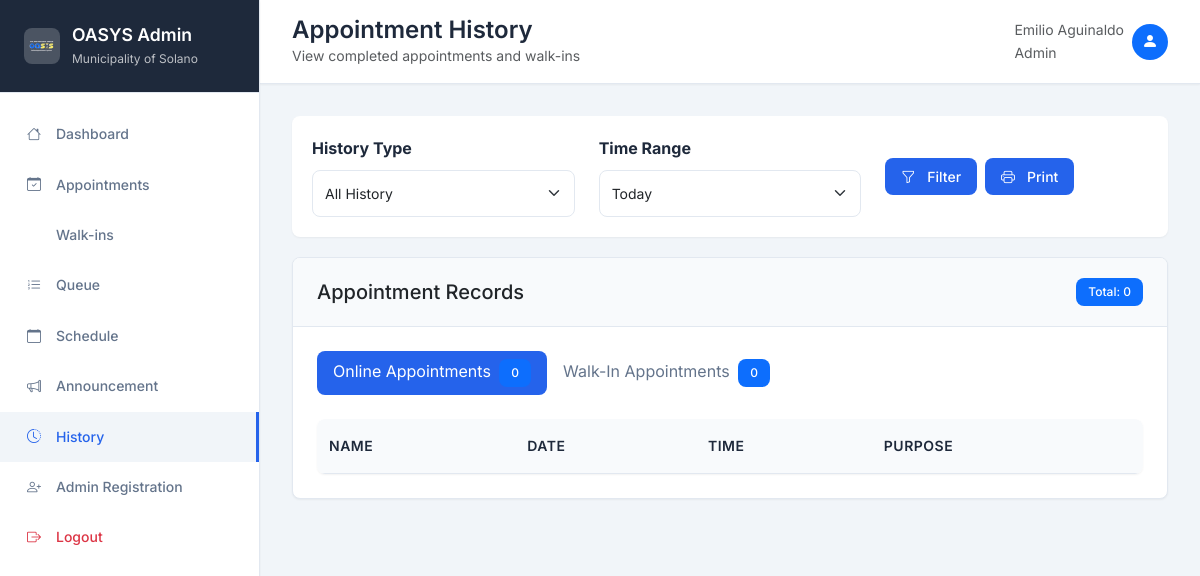
The page /admin/history.php (signed in) on the database as committed earlier.
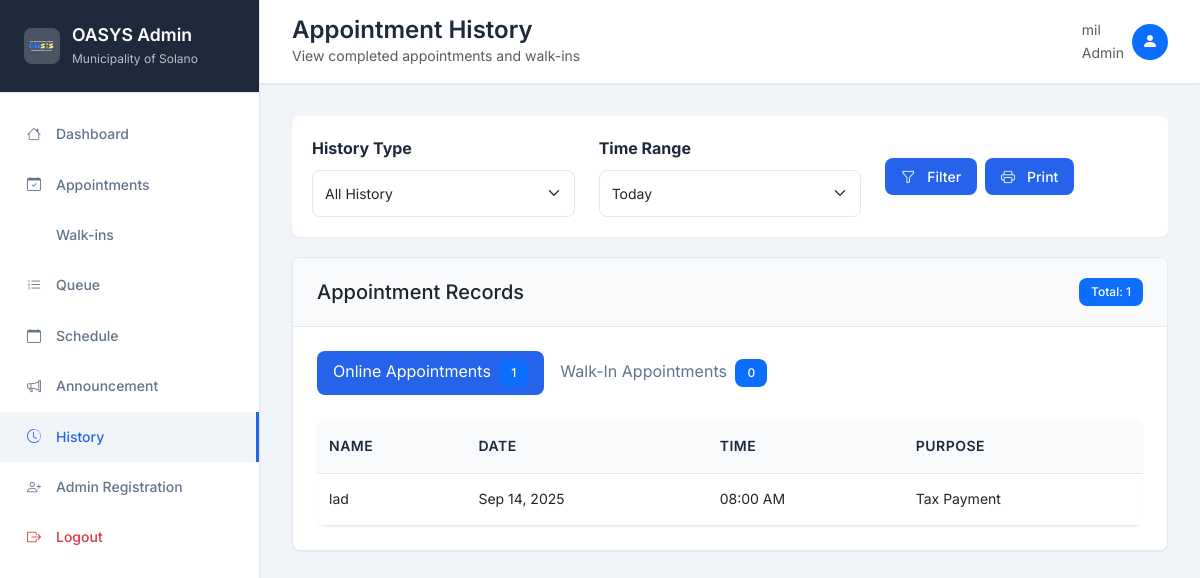
The same page on the database as committed later.
### tables this page shows
CREATE TABLE `users`  (
  `id` int(11) NOT NULL AUTO_INCREMENT,
  `name` varchar(50) NOT NULL,
  `email` varchar(255) NOT NULL,
  `password` varchar(255) NOT NULL,
  `username` varchar(20) NOT NULL,
  `address` text NOT NULL,
  `barangay` varchar(50) NULL DEFAULT NULL,
  `created_at` timestamp(0) NOT NULL DEFAULT current_timestamp(0),
  `updated_at` timestamp(0) NOT NULL DEFAULT current_timestamp(0) ON UPDATE CURRENT_TIMESTAMP(0),
  `phone` varchar(20) NULL DEFAULT NULL,
  `message` varchar(255) NULL DEFAULT NULL,
  `role` enum('admin','mayor','user') NULL DEFAULT NULL,
  PRIMARY KEY (`id`) USING BTREE,
  UNIQUE INDEX `email`(`email`) USING BTREE,
  UNIQUE INDEX `idx_email_unique`(`email`) USING BTREE,
  UNIQUE INDEX `idx_username_unique`(`username`) USING BTREE
);

### admin/history.php (the view, shortened to what the changed rows need)
<?php
include 'connect.php';
$admin_name = "Admin";
$admin_role = "Administrator";
$admin_id = null;
if (isset($_SESSION['admin_id'])) {
    $admin_id = $_SESSION['admin_id'];
} elseif (isset($_SESSION['user_id']) && isset($_SESSION['role']) && in_array($_SESSION['role'], ['admin', 'mayor'])) {
    $admin_id = $_SESSION['user_id'];
}
if ($admin_id) {
    $stmt = $con->prepare("SELECT name, role FROM users WHERE id = ? AND role IN ('admin', 'mayor')");
    $stmt->bind_param("i", $admin_id);
    $stmt->execute();
    $result = $stmt->get_result();
    if ($admin = $result->fetch_assoc()) {
        $admin_name = $admin['name'];
        $admin_role = ucfirst($admin['role']);
    }
}
$time_range = isset($_GET['time_range']) ? $_GET['time_range'] : 'today';
$where_online = "WHERE a.status_enum = 'completed'";
$where_walkin = "WHERE 1=1";
switch ($time_range) {
    case 'today':
        $where_online .= " AND DATE(a.date) = CURDATE()";
        $where_walkin .= " AND DATE(w.created_at) = CURDATE()";
        break;
}
$online_query = "SELECT u.name, a.date, a.time,
                        CASE
                            WHEN a.purpose LIKE '%other%' THEN a.other_details
                            ELSE a.purpose
                        END as display_purpose
                 FROM appointments a
                 JOIN users u ON a.user_id = u.id
                 $where_online
                 ORDER BY a.date DESC, a.time DESC";
$online_result = mysqli_query($con, $online_query);
$walkin_query = "SELECT name, DATE(created_at) as date, TIME(created_at) as time, purpose
                 FROM walk_in w
                 $where_walkin
                 ORDER BY created_at DESC";
$walkin_result = mysqli_query($con, $walkin_query);
$total_online = mysqli_num_rows($online_result);
$total_walkin = mysqli_num_rows($walkin_result);
$total_records = $total_online + $total_walkin;
?>
<!DOCTYPE html>
<html lang="en">
<head>
    <link href="https://cdn.jsdelivr.net/npm/bootstrap@5.3.0/dist/css/bootstrap.min.css" rel="stylesheet">
    <link rel="stylesheet" href="https://cdn.jsdelivr.net/npm/bootstrap-icons@1.10.0/font/bootstrap-icons.css">
    <link rel="stylesheet" href="https://cdn.datatables.net/1.13.6/css/dataTables.bootstrap5.min.css">
</head>
<body>
    <div class="wrapper">
        <div class="main-content">
            <div class="topbar">
                <div class="d-flex justify-content-between align-items-center">
                    <div class="d-flex align-items-center">
                        <div>
                            <h1 class="page-title">Appointment History</h1>
                        </div>
                    </div>
                    <div class="d-flex align-items-center">
                        <div class="d-none d-sm-inline me-2">
                            <div class="text-muted small"><?= htmlspecialchars($admin_name) ?></div>
                            <div class="text-muted small"><?= htmlspecialchars($admin_role) ?></div>
                        </div>
                    </div>
                </div>
            </div>
            <div class="content">
                <div class="row">
                    <div class="col-12">
                        <div class="card">
                            <div class="card-header d-flex justify-content-between align-items-center">
                                <h5 class="mb-0">Appointment Records</h5>
                                <span class="badge bg-primary">Total: <?= $total_records ?></span>
                            </div>
                            <div class="card-body">
                                <ul class="nav nav-pills mb-4" id="history-tab" role="tablist">
                                    <li class="nav-item" role="presentation">
                                        <button class="nav-link active" id="online-tab" data-bs-toggle="pill" data-bs-target="#online-history" type="button" role="tab">
                                            Online Appointments <span class="badge bg-primary ms-1"><?= $total_online ?></span>
                                        </button>
                                    </li>
                                </ul>
                                <div class="tab-content" id="history-tabContent">
                                    <div class="tab-pane fade show active" id="online-history" role="tabpanel">
                                        <div class="table-responsive">
                                            <table class="table table-hover history-table" id="onlineTable">
                                                <thead>
                                                    <tr>
                                                        <th>Name</th>
                                                        <th>Date</th>
                                                        <th>Time</th>
                                                        <th>Purpose</th>
                                                    </tr>
                                                </thead>
                                                <tbody>
                                                    <?php while ($row = mysqli_fetch_assoc($online_result)): ?>
                                                    <tr>
                                                        <td><?= htmlspecialchars($row['name']) ?></td>
                                                        <td><?= date('M d, Y', strtotime($row['date'])) ?></td>
                                                        <td><?= date('h:i A', strtotime($row['time'])) ?></td>
                                                        <td><?= htmlspecialchars($row['display_purpose']) ?></td>
                                                    </tr>
                                                    <?php endwhile; ?>
                                                </tbody>
                                            </table>
                                        </div>
                                    </div>
                                </div>
                            </div>
                        </div>
                    </div>
                </div>
            </div>
        </div>
    </div>
</body>
</html>

Rows that differ between the two databases and show on the page:
changed users "Admin": name "Emilio Aguinaldo" → "mil"
Other text that changed with them:
$total_records: "0" → "1"
$total_online: "0" → "1"
new list line: "lad Sep 14, 2025 08:00 AM Tax Payment"
